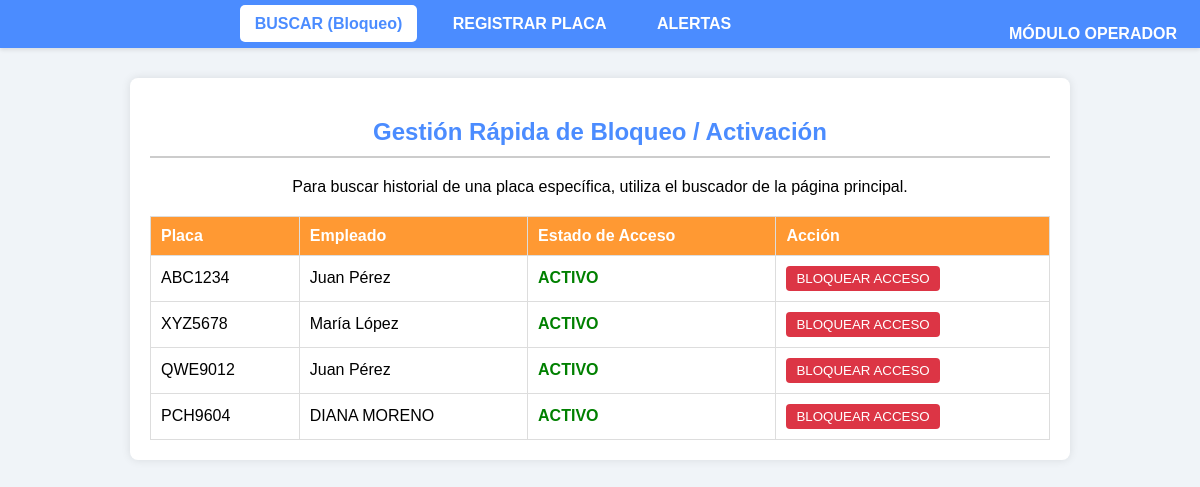
Page /admin/buscar on the committed database.
### tables this page shows
CREATE TABLE EMPLEADO_VEHICULO_ASOCIACION (
            id_asociacion INTEGER PRIMARY KEY AUTOINCREMENT,
            fk_empleado INTEGER NOT NULL,
            fk_vehiculo INTEGER NOT NULL,
            estado_acceso TEXT NOT NULL, 
            fecha_registro TEXT,
            FOREIGN KEY (fk_empleado) REFERENCES EMPLEADOS(id_empleado),
            FOREIGN KEY (fk_vehiculo) REFERENCES VEHICULOS(id_vehiculo),
            UNIQUE (fk_empleado, fk_vehiculo) 
        );

CREATE TABLE VEHICULOS (
            id_vehiculo INTEGER PRIMARY KEY AUTOINCREMENT,
            placa TEXT UNIQUE NOT NULL,
            marca TEXT,
            modelo TEXT,
            anio INTEGER,
            color TEXT,
            puertas INTEGER
        );

CREATE TABLE EMPLEADOS (
            id_empleado INTEGER PRIMARY KEY AUTOINCREMENT, 
            nombre TEXT NOT NULL,
            apellido TEXT NOT NULL,
            puesto TEXT,
            sexo TEXT,
            foto_url TEXT,
            telefono TEXT UNIQUE,
            activo BOOLEAN DEFAULT 1 
        );

### app/routes.py (the view)
@main.route('/admin/buscar', methods=['GET', 'POST'])
def admin_buscar_placa():
    if request.method == 'POST':
        placa = request.form.get('placa_input')
        info = get_full_plate_info(placa)
        alerts = None
        if info:
            alerts = get_alerts_by_placa(placa)
        return render_template('admin_consulta.html', info=info, alerts=alerts, error=None)
    else:
        all_plates = get_all_plates_association()
        return render_template('admin_dashboard_bloqueo.html', plates=all_plates)

### app/db_manager.py (called while the page is built)
def get_db_connection():
    conn = sqlite3.connect(DB_NAME)
    conn.execute('PRAGMA foreign_keys = ON')
    conn.row_factory = sqlite3.Row
    return conn

def get_all_plates_association():
    conn = get_db_connection()
    plates = conn.execute("""
        SELECT
            T1.id_asociacion, T3.placa, T1.estado_acceso, T2.nombre, T2.apellido
        FROM EMPLEADO_VEHICULO_ASOCIACION AS T1
        JOIN EMPLEADOS AS T2 ON T1.fk_empleado = T2.id_empleado
        JOIN VEHICULOS AS T3 ON T1.fk_vehiculo = T3.id_vehiculo
    """).fetchall()
    conn.close()
    return [dict(row) for row in plates]

### templates/admin_dashboard_bloqueo.html (shortened to what this page needs)
<!DOCTYPE html>
<html lang="es">
<head>
</head>
<body>
    <div class="header">
        <a href="{{ url_for('main.admin_buscar_placa') }}" class="active">BUSCAR (Bloqueo)</a>
        <a href="{{ url_for('main.admin_register') }}">REGISTRAR PLACA</a>
        <a href="{{ url_for('main.admin_alerts') }}">ALERTAS</a>
        <a href="{{ url_for('main.operador_consulta') }}" style="float: right;">MÓDULO OPERADOR</a>
    </div>
    <div class="container">
        <h2>Gestión Rápida de Bloqueo / Activación</h2>
        <p style="text-align: center;">Para buscar historial de una placa específica, utiliza el buscador de la página principal.</p>
        <table>
            <thead>
                <tr>
                    <th>Placa</th>
                    <th>Empleado</th>
                    <th>Estado de Acceso</th>
                    <th>Acción</th>
                </tr>
            </thead>
            <tbody>
                {% for plate in plates %}
                    <tr>
                        <td>{{ plate['placa'] }}</td>
                        <td>{{ plate['nombre'] }} {{ plate['apellido'] }}</td>
                        <td class="status-{{ plate['estado_acceso'] }}">
                            {{ plate['estado_acceso'] }}
                        </td>
                        <td>
                            <form method="POST" action="{{ url_for('main.admin_toggle_access', asociacion_id=plate['id_asociacion']) }}" style="display:inline;">
                                {% if plate['estado_acceso'] == 'ACTIVO' %}
                                    <button type="submit" class="btn-toggle btn-block">BLOQUEAR ACCESO</button>
                                {% else %}
                                    <button type="submit" class="btn-toggle btn-activate">ACTIVAR ACCESO</button>
                                {% endif %}
                            </form>
                        </td>
                    </tr>
                {% endfor %}
            </tbody>
        </table>
    </div>
</body>
</html>

### templates/admin_dashboard_bloqueo.html (style rules this page uses)
body { font-family: Arial, sans-serif; margin: 0; background-color: #f0f4f8; }
.header { background-color: #4b8cff; padding: 15px 0; text-align: center; box-shadow: 0 2px 4px rgba(0,0,0,0.1); }
.header a { color: white; text-decoration: none; padding: 10px 15px; margin: 0 8px; border-radius: 5px; font-weight: 600; transition: background-color 0.3s; }
.header .active { background-color: #ffffff; color: #4b8cff; }
.container { max-width: 900px; margin: 30px auto; background: white; padding: 20px; border-radius: 8px; box-shadow: 0 0 10px rgba(0,0,0,0.1); }
h2 { border-bottom: 2px solid #ccc; padding-bottom: 10px; text-align: center; color: #4b8cff; }
table { width: 100%; border-collapse: collapse; margin-top: 20px; }
th, td { border: 1px solid #ddd; padding: 10px; text-align: left; }
th { background-color: #ff9933; color: white; }
.status-ACTIVO { color: green; font-weight: bold; }
.btn-toggle { padding: 5px 10px; border: none; border-radius: 4px; cursor: pointer; color: white; }
.btn-block { background-color: #dc3545; }

### rows in the picture
EMPLEADO_VEHICULO_ASOCIACION: placa "ABC1234", nombre "Juan", apellido "Pérez", estado_acceso "ACTIVO", shows "BLOQUEAR ACCESO"
EMPLEADO_VEHICULO_ASOCIACION: placa "XYZ5678", nombre "María", apellido "López", estado_acceso "ACTIVO", shows "BLOQUEAR ACCESO"
EMPLEADO_VEHICULO_ASOCIACION: placa "QWE9012", nombre "Juan", apellido "Pérez", estado_acceso "ACTIVO", shows "BLOQUEAR ACCESO"
EMPLEADO_VEHICULO_ASOCIACION: placa "PCH9604", nombre "DIANA", apellido "MORENO", estado_acceso "ACTIVO", shows "BLOQUEAR ACCESO"
